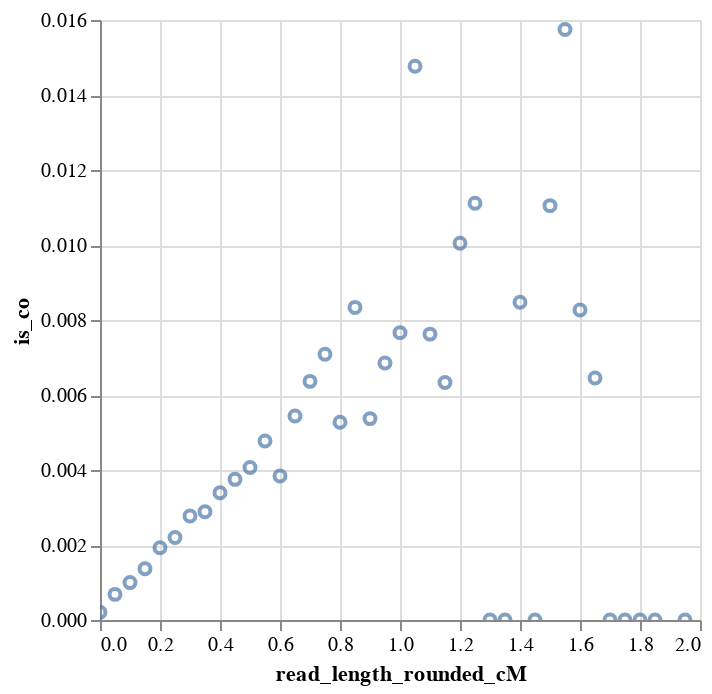

The notebook cell this image was saved under:
### Markdown cell above
### All read

### Code cell
N = 1e-1*0.5

(dense_reads_with_detection_df
    .select(
        (((pl.col("grch37_reference_end_cM") - pl.col("grch37_reference_start_cM")) // N).round() * N).alias("read_length_rounded_cM"),
        (pl.col("idx_transitions").list.len() == 1).cast(pl.Int32).alias("is_co"),
    )
    .group_by("read_length_rounded_cM")
    .agg(pl.col("is_co").mean())
    .sort("read_length_rounded_cM")
    .plot.scatter(x="read_length_rounded_cM", y="is_co")
)

### Figure 1 — Vega-Lite specification as saved in the notebook (floating-point values rounded to 4 significant figures)
{"config": {"view": {"continuousWidth": 300, "continuousHeight": 300}}, "data": {"name": "data-d97c81a04974bdc3f2eccc574c2fae6b"}, "mark": {"type": "point", "tooltip": true}, "encoding": {"x": {"field": "read_length_rounded_cM", "type": "quantitative"}, "y": {"field": "is_co", "type": "quantitative"}}, "params": [{"name": "param_3", "select": {"type": "interval", "encodings": ["x", "y"]}, "bind": "scales"}], "$schema": "https://vega.github.io/schema/vega-lite/v5.20.1.json", "datasets": {"data-d97c81a04974bdc3f2eccc574c2fae6b": [{"read_length_rounded_cM": 0.0, "is_co": 0.0002077}, {"read_length_rounded_cM": 0.05, "is_co": 0.0006839}, {"read_length_rounded_cM": 0.1, "is_co": 0.0009975}, {"read_length_rounded_cM": 0.15, "is_co": 0.001367}, {"read_length_rounded_cM": 0.2, "is_co": 0.001926}, {"read_length_rounded_cM": 0.25, "is_co": 0.0022}, {"read_length_rounded_cM": 0.3, "is_co": 0.002774}, {"read_length_rounded_cM": 0.35, "is_co": 0.002888}, {"read_length_rounded_cM": 0.4, "is_co": 0.003395}, {"read_length_rounded_cM": 0.45, "is_co": 0.003751}, {"read_length_rounded_cM": 0.5, "is_co": 0.004067}, {"read_length_rounded_cM": 0.55, "is_co": 0.004774}, {"read_length_rounded_cM": 0.6, "is_co": 0.003842}, {"read_length_rounded_cM": 0.65, "is_co": 0.005439}, {"read_length_rounded_cM": 0.7, "is_co": 0.006363}, {"read_length_rounded_cM": 0.75, "is_co": 0.007087}, {"read_length_rounded_cM": 0.8, "is_co": 0.005273}, {"read_length_rounded_cM": 0.85, "is_co": 0.008336}, {"read_length_rounded_cM": 0.9, "is_co": 0.005371}, {"read_length_rounded_cM": 0.95, "is_co": 0.006854}, {"read_length_rounded_cM": 1.0, "is_co": 0.007663}, {"read_length_rounded_cM": 1.05, "is_co": 0.01477}, {"read_length_rounded_cM": 1.1, "is_co": 0.007624}, {"read_length_rounded_cM": 1.15, "is_co": 0.006335}, {"read_length_rounded_cM": 1.2, "is_co": 0.01005}, {"read_length_rounded_cM": 1.25, "is_co": 0.01111}, {"read_length_rounded_cM": 1.3, "is_co": 0.0}, {"read_length_rounded_cM": 1.35, "is_co": 0.0}, {"read_length_rounded_cM": 1.4, "is_co": 0.008475}, {"read_length_rounded_cM": 1.45, "is_co": 0.0}, {"read_length_rounded_cM": 1.5, "is_co": 0.01105}, {"read_length_rounded_cM": 1.55, "is_co": 0.01575}, {"read_length_rounded_cM": 1.6, "is_co": 0.008264}, {"read_length_rounded_cM": 1.65, "is_co": 0.006452}, {"read_length_rounded_cM": 1.7, "is_co": 0.0}, {"read_length_rounded_cM": 1.75, "is_co": 0.0}, {"read_length_rounded_cM": 1.8, "is_co": 0.0}, {"read_length_rounded_cM": 1.85, "is_co": 0.0}, {"read_length_rounded_cM": 1.95, "is_co": 0.0}]}}
